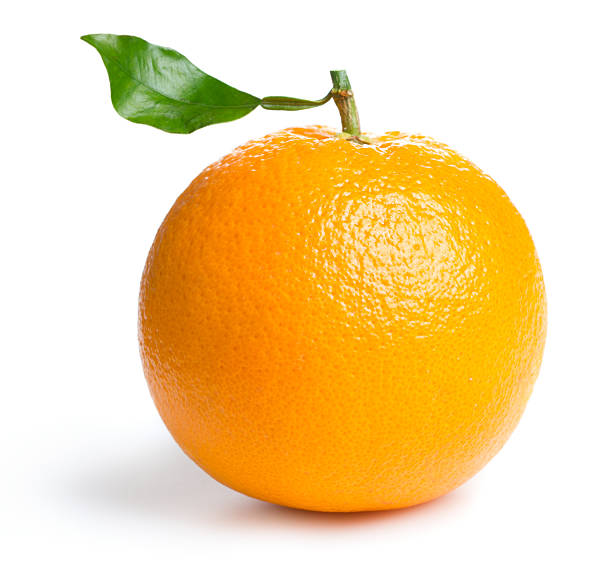
#> input picture images/mividy_voankazo/source_images/Orange-600.jpg, 612 x 563 px, found by its file name; its folder holds only this picture in this run
$ python test.py
#> lines starting #> are read from the running program, lines starting #| are printed output that depends on the picture
from PIL import Image, ImageDraw, ImageFont
import random
import os
import re


def create_image(folder_path, level=1):
#> called with level = 1
    folder_path = os.path.join(folder_path, "source_images")
    all_image = []
    for filename in os.listdir(folder_path):
        if re.search("\\.(png|jpg)", filename, re.IGNORECASE):
            print(filename)
            m = re.search("(.*?)-(\\d+)\\.(png|jpg)$", filename)
            if m is not None:
                all_image.append({
                    "image path": os.path.join(folder_path, filename),
                    "article": m.group(1),
                    "price": m.group(2)}
                )
    img = Image.new('RGB', (854, 480), color=(255, 255, 255))
#> img: PIL image 854x480 RGB; every value is 255
    draw = ImageDraw.Draw(img)
    font_price = ImageFont.truetype('arial.ttf', 25)
    logo_width = 134
    marge = 1
    n = len(all_image)
    x0 = int((854 - (logo_width * n + marge * (n - 1))) / 2)
    i = 0
    for images in all_image:
        max_article_number = 6
        a = random.randint(0, max_article_number)
        img_entana = Image.open(images["image path"])
#> img_entana is the input picture: PIL image 612x563 RGB; mean R, G, B 244.7, 215, 160.9
        aspect_ratio = img_entana.width / img_entana.height
#> aspect_ratio = 1.09
        logo_height = int(logo_width / aspect_ratio)
#> logo_height = 123
        img_entana = img_entana.resize((logo_width, logo_height))
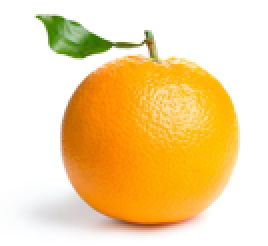
#> img_entana: PIL image 134x123 RGB (shown 2 times larger); mean R, G, B 244.7, 214.9, 160.9
        logo_y = 300
        price = images["price"]
        price = f"{price} Ar"
        img.paste(img_entana, (x0 + (logo_width + marge) * i, logo_y - logo_height))
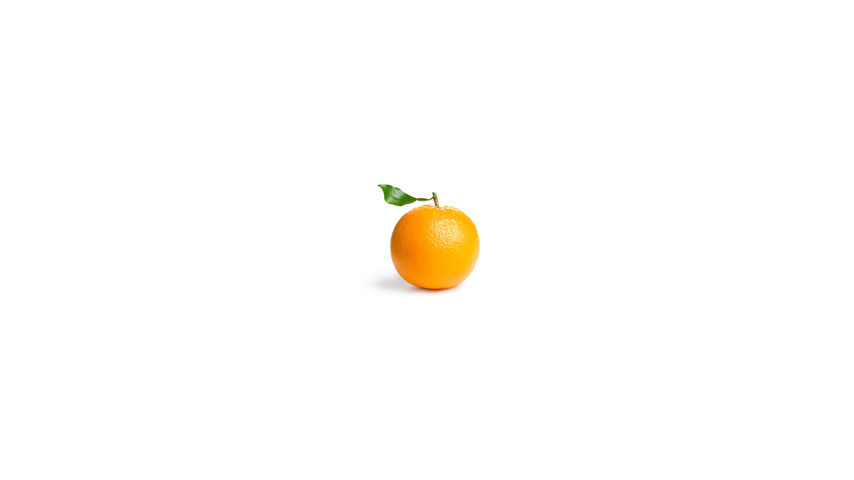
#> img: PIL image 854x480 RGB; mean R, G, B 254.6, 253.4, 251.2
        text_bbox = draw.textbbox((0, 0), price, font=font_price)
#> text_bbox = (0, 6, 84, 24)
        text_width = text_bbox[2] - text_bbox[0]  # Right - Left
#> text_width = 84
        text_height = text_bbox[3] - text_bbox[1]  # Bottom - Top
#> text_height = 18
        d = (logo_width - text_width) / 2
#> d = 25
        draw.text((x0 + (logo_width + marge) * i + d, logo_y), price, font=font_price, fill='black')
        i += 1

    font = ImageFont.truetype('arial.ttf', 25)  # Replace 'arial.ttf' with your desired font path
    draw.text((20, 10), "Hoatrinona ireo?", font=font, fill='black')
    draw.text((350, 400), "............ Ariary", font=font, fill='red')

    # Save the image
    img.save(r"C:\Users\NJAKA\Desktop\entana.png")
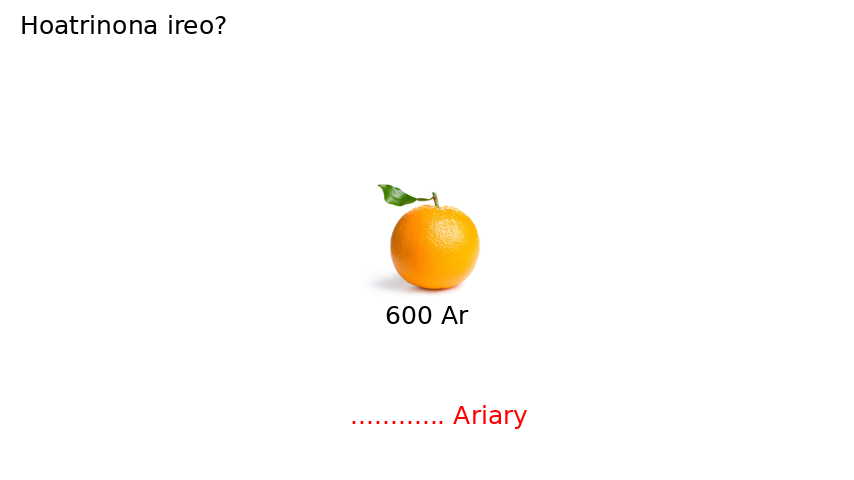
#> saved as entana.png: PIL image 854x480 RGB; mean R, G, B 253.7, 252.2, 250


if __name__ == "__main__":
    create_image(r"D:\Njaka_Project\Njaka_Dev_Itk\bin\Mianatra2\images\entana_vidiny")

# pyinstaller -w -F Mianatra2.py

$ run again, on images/mividy_voankazo/source_images/mangue-700.jpg
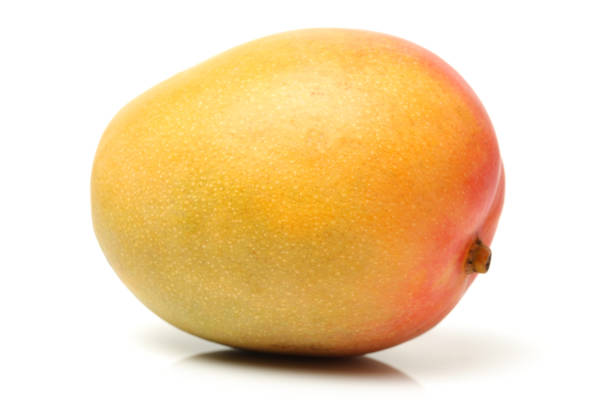
#> input picture images/mividy_voankazo/source_images/mangue-700.jpg, 612 x 408 px, found by its file name
#> in create_image, img_entana is the input picture: PIL image 612x408 RGB; mean R, G, B 242.2, 215.5, 174.4
#> img_entana: PIL image 134x89 RGB
#> in create_image, `img.paste(img_entana, (x0 + (logo_width + marge) * i, logo_y - logo_he..`:
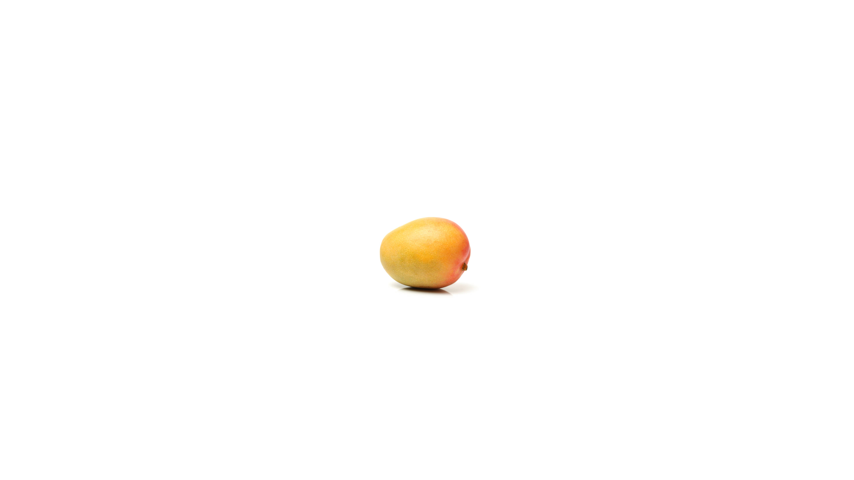
#> img: PIL image 854x480 RGB; mean R, G, B 254.6, 253.8, 252.7
#> text_bbox = (0, 6, 84, 24)
#> text_width = 84
#> text_height = 18
#> d = 25
#> in create_image, `img.save(r"C:\Users\NJAKA\Desktop\entana.png")`:
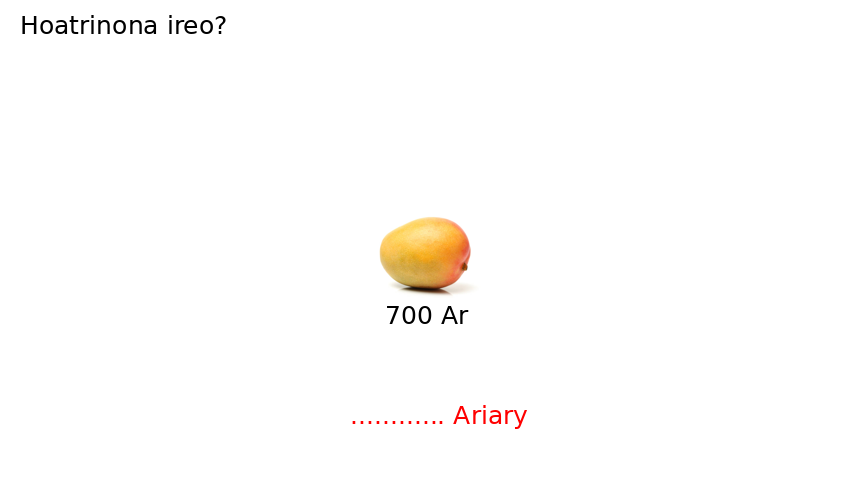
#> saved as entana.png: PIL image 854x480 RGB; mean R, G, B 253.7, 252.7, 251.5

$ run again, on images/mividy_voankazo/source_images/poire-400.jpg
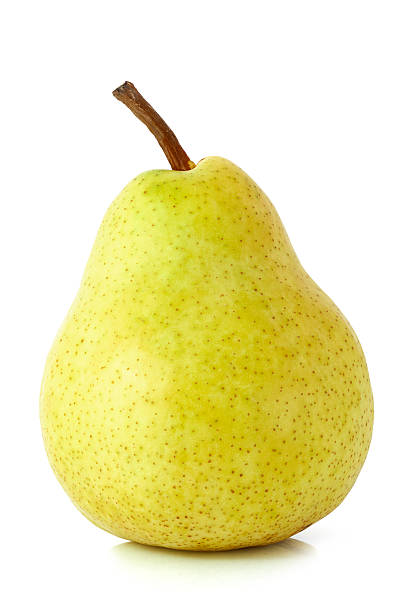
#> input picture images/mividy_voankazo/source_images/poire-400.jpg, 408 x 612 px, found by its file name
#> in create_image, img_entana is the input picture: PIL image 408x612 RGB; mean R, G, B 238.8, 233.4, 178
#> img_entana: PIL image 134x201 RGB
#> in create_image, `img.paste(img_entana, (x0 + (logo_width + marge) * i, logo_y - logo_he..`:
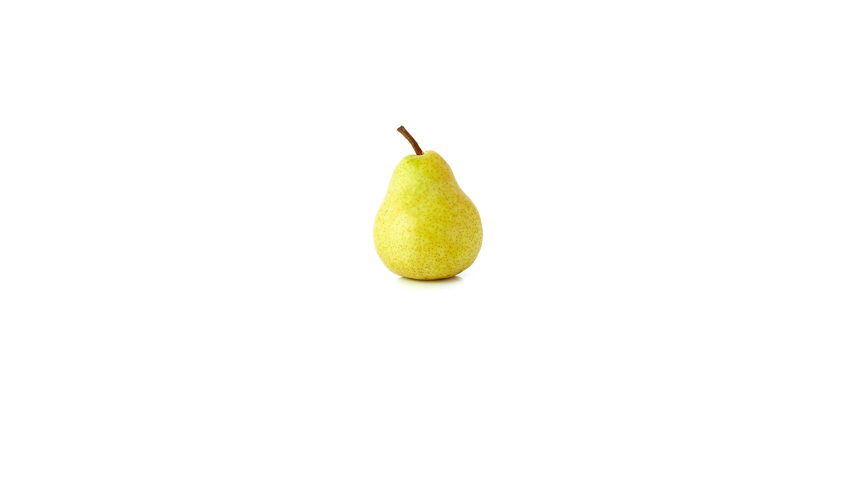
#> img: PIL image 854x480 RGB; mean R, G, B 253.9, 253.6, 249.9
#> text_bbox = (0, 6, 84, 24)
#> text_width = 84
#> text_height = 18
#> d = 25
#> in create_image, `img.save(r"C:\Users\NJAKA\Desktop\entana.png")`:
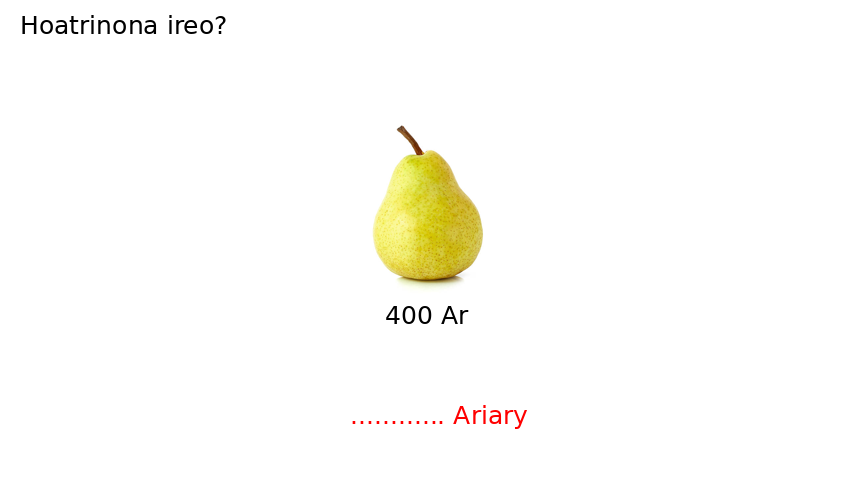
#> saved as entana.png: PIL image 854x480 RGB; mean R, G, B 253, 252.4, 248.7

$ run again, on images/mividy_voankazo/source_images/pomme-500.jpg
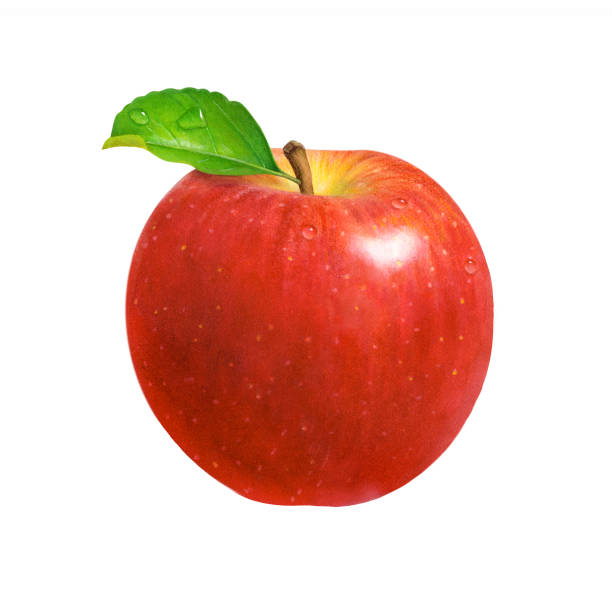
#> input picture images/mividy_voankazo/source_images/pomme-500.jpg, 612 x 612 px, found by its file name
#> in create_image, img_entana is the input picture: PIL image 612x612 RGB; mean R, G, B 235.4, 197.9, 186.9
#> img_entana: PIL image 134x134 RGB
#> in create_image, `img.paste(img_entana, (x0 + (logo_width + marge) * i, logo_y - logo_he..`:
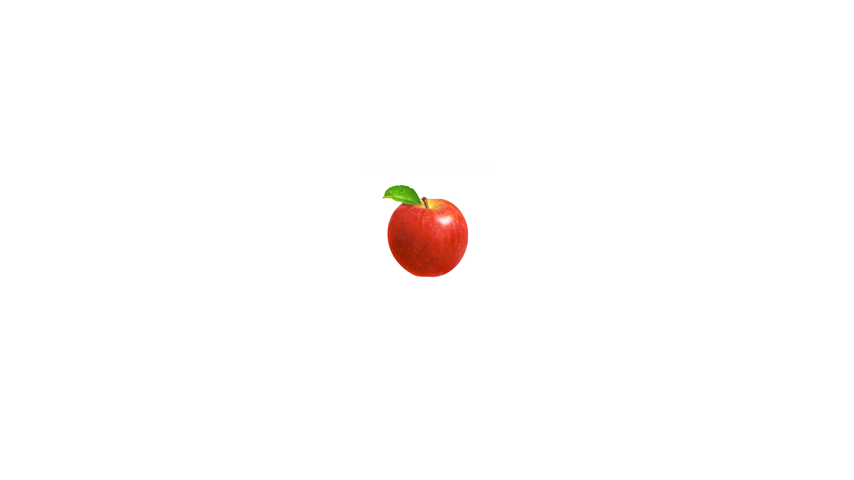
#> img: PIL image 854x480 RGB; mean R, G, B 254.1, 252.5, 252
#> text_bbox = (0, 6, 84, 24)
#> text_width = 84
#> text_height = 18
#> d = 25
#> in create_image, `img.save(r"C:\Users\NJAKA\Desktop\entana.png")`:
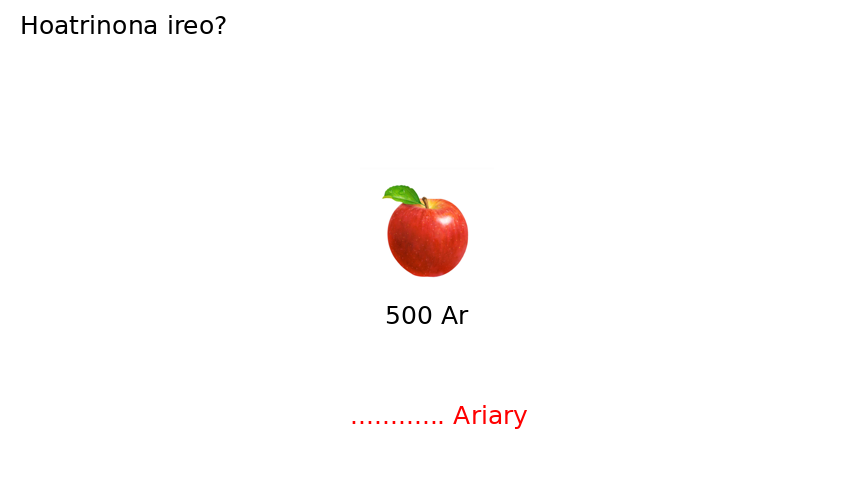
#> saved as entana.png: PIL image 854x480 RGB; mean R, G, B 253.2, 251.3, 250.8
